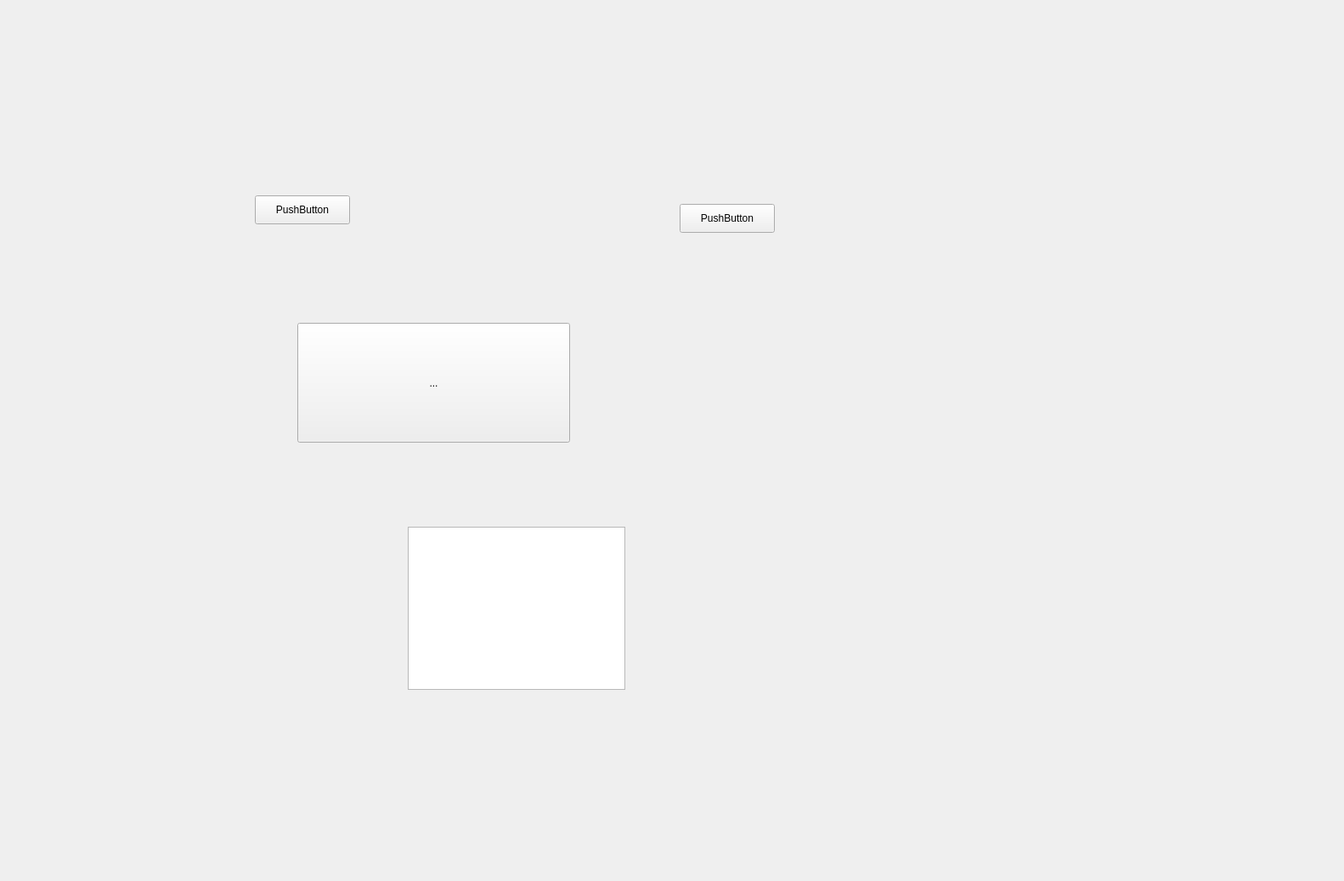
<?xml version="1.0" encoding="UTF-8"?>
<ui version="4.0">
 <class>Form</class>
 <widget class="QWidget" name="Form">
  <property name="geometry">
   <rect>
    <x>0</x>
    <y>0</y>
    <width>1582</width>
    <height>1037</height>
   </rect>
  </property>
  <property name="windowTitle">
   <string>Form</string>
  </property>
  <widget class="QPushButton" name="pushButton">
   <property name="geometry">
    <rect>
     <x>300</x>
     <y>230</y>
     <width>112</width>
     <height>34</height>
    </rect>
   </property>
   <property name="text">
    <string>PushButton</string>
   </property>
  </widget>
  <widget class="QToolButton" name="toolButton">
   <property name="geometry">
    <rect>
     <x>350</x>
     <y>380</y>
     <width>321</width>
     <height>141</height>
    </rect>
   </property>
   <property name="text">
    <string>...</string>
   </property>
  </widget>
  <widget class="QTreeView" name="treeView">
   <property name="geometry">
    <rect>
     <x>480</x>
     <y>620</y>
     <width>256</width>
     <height>192</height>
    </rect>
   </property>
  </widget>
  <widget class="QPushButton" name="pushButton_2">
   <property name="geometry">
    <rect>
     <x>800</x>
     <y>240</y>
     <width>112</width>
     <height>34</height>
    </rect>
   </property>
   <property name="text">
    <string>PushButton</string>
   </property>
  </widget>
 </widget>
 <resources/>
 <connections/>
</ui>
